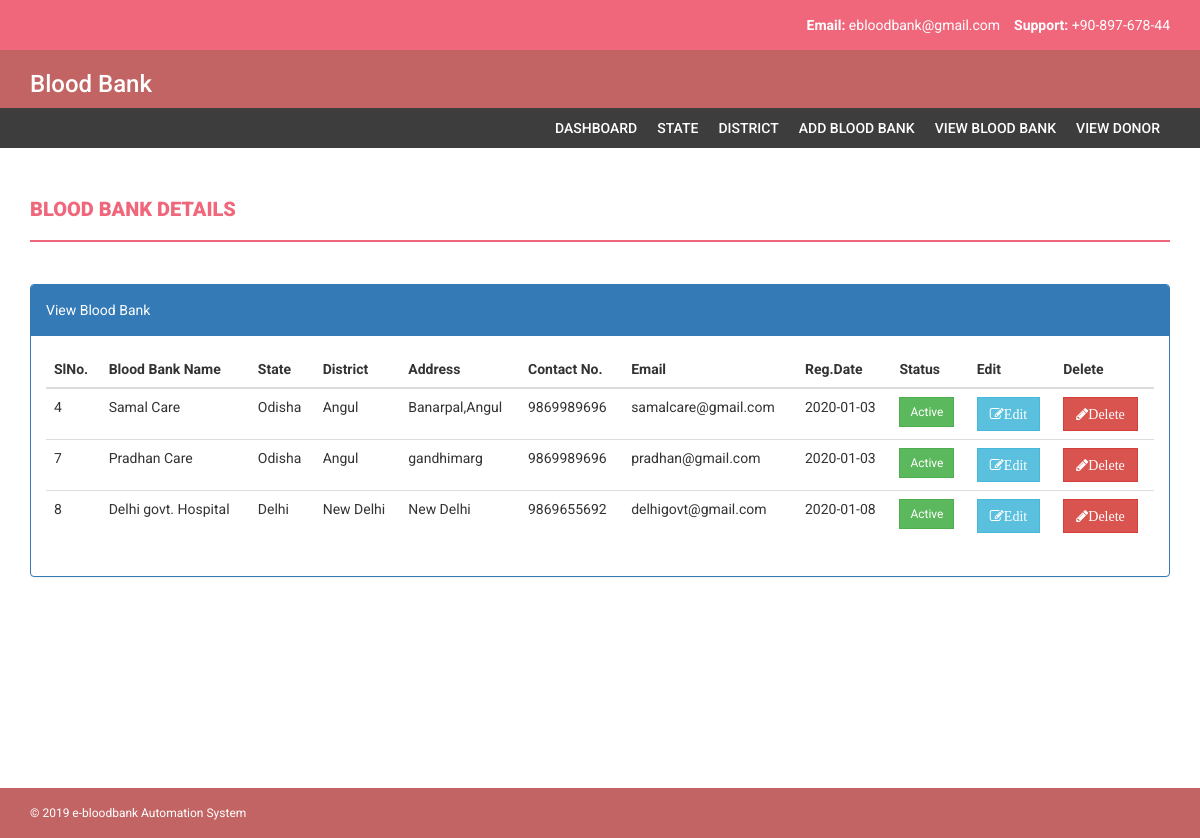
The app's page /admin/bloodbankdetails.php (signed in) with its own data.
### tables this page shows
CREATE TABLE `bloodbankdetails` (
  `bloodbankid` int(11) NOT NULL,
  `bloodbankname` varchar(50) NOT NULL,
  `stateid` int(11) NOT NULL,
  `districtid` int(11) NOT NULL,
  `address` varchar(50) NOT NULL,
  `contactno` varchar(30) NOT NULL,
  `emailid` varchar(50) NOT NULL,
  `password` varchar(50) NOT NULL,
  `activestatus` varchar(50) NOT NULL DEFAULT 'Inactive',
  `registrationdate` varchar(50) NOT NULL
);

CREATE TABLE `statedetails` (
  `stateid` int(11) NOT NULL,
  `statename` varchar(50) NOT NULL,
  `status` varchar(50) NOT NULL DEFAULT 'Inactive'
);

CREATE TABLE `districtdetails` (
  `districtid` int(11) NOT NULL,
  `districtname` varchar(50) NOT NULL,
  `districtstatus` varchar(50) NOT NULL DEFAULT 'Inactive',
  `stateid` int(11) NOT NULL
);

### admin/bloodbankdetails.php (the view, shortened to what this page needs)
<?php
	include 'connectionstring.php';
?>
<!DOCTYPE html>
<html xmlns="http://www.w3.org/1999/xhtml">
<head>
    <link href="../assets/css/bootstrap.css" rel="stylesheet" />
    <link href="../assets/css/font-awesome.css" rel="stylesheet" />
    <link href="../assets/css/style.css" rel="stylesheet" />
</head>
<body>
    <header>
        <div class="container">
            <div class="row">
                <div class="col-md-12">
                    <strong>Email: </strong>ebloodbank@gmail.com
                    &nbsp;&nbsp;
                    <strong>Support: </strong>+90-897-678-44
                </div>
            </div>
        </div>
    </header>
    <div class="navbar navbar-inverse set-radius-zero">
        <div class="container">
            <div class="navbar-header">
                <h3 style="font-family: 'Roboto', sans-serif;color:#FFFFFF; width: 200px;" >Blood Bank</h3>
            </div>
        </div>
    </div>
     	<?php
			include "menusection.php";
		?>
    <div class="content-wrapper">
      <div class="container">
           <div class="row">
            <div class="col-md-12 ">
              <h4 class="page-head-line">Blood Bank Details</h4>
            </div>
         </div>
         <div class="row">
          <div class="col-md-12">
             </div>
      	  </div>
         <div class="row">
        	<div class="col-md-12">
            </div>
      	</div>
      <div class="row">
        <div class="col-md-12 ">
          <div class="panel panel-primary">
            <div class="panel-heading">
               View Blood Bank
            </div>
            <div class="panel-body">
              <div class="table-responsive">
                 <table class="table table-hover">
                   <thead>
                      <tr>
                      	 <th>SlNo.</th>
                         <th>Blood Bank Name</th>
                         <th>State</th>
                         <th>District</th>
                         <th>Address</th>
                         <th>Contact No.</th>
                         <th>Email</th>
                         <th>Reg.Date</th>
                         <th>Status</th>
                         <th>Edit</th>
                         <th>Delete</th>
                       </tr>
                   </thead>
                 <tbody>
                 	<?php
						$view="Select bloodbankid,bloodbankname,address,contactno,emailid,registrationdate,activestatus,statename,districtname From bloodbankdetails inner join statedetails on bloodbankdetails.stateid=statedetails.stateid inner join districtdetails on bloodbankdetails.districtid=districtdetails.districtid";
						$data=$conn->query($view);
						foreach($data as $value){
					?>
                     <tr>
                  	   <td><?php echo $value['bloodbankid']; ?></td>
                       <td><?php echo $value['bloodbankname']; ?></td>
                       <td><?php echo $value['statename']; ?></td>
                       <td><?php echo $value['districtname']; ?></td>
                       <td><?php echo $value['address']; ?></td>
                       <td><?php echo $value['contactno']; ?></td>
                       <td><?php echo $value['emailid']; ?></td>
                       <td><?php echo $value['registrationdate']; ?></td>
                       <?php
					   	if($value['activestatus']=='Active'){ ?>
                       <td><a href="changestatus.php ? id=<?php echo $value['bloodbankid']; ?>" class="btn btn-success btn-sm"><?php echo $value['activestatus']; ?></a></td>
					   <?php }else{ ?>
					   <td><a href="changestatus.php ? id=<?php echo $value['bloodbankid']; ?>" class="btn btn-danger btn-sm"><?php echo $value['activestatus']; ?></a></td> <?php } ?>
                       <td><a href="editbloodbank.php ? id=<?php echo $value['bloodbankid']; ?>" class="btn btn-info"><i class="fa fa-edit">Edit</i></a></td>
                       <td><a href="deletebloodbank.php ? name=<?php echo $value['bloodbankid']; ?>" class="btn btn-danger"><i class="fa fa-pencil">Delete</i></a></td>
                     </tr>
                     <?php } ?>
                 </tbody>
                </table>
              </div>
            </div>
          </div>
       </div>
    </div>
 </div>
</div>
    	<?php
			include 'footer.php';
		?>
</body>
</html>

### admin/menusection.php
<section class="menu-section">
       <div class="container">
           <div class="row">
               <div class="col-md-12">
                   <div class="navbar-collapse collapse ">
                       <ul id="menu-top" class="nav navbar-nav navbar-right">
                           <li><a href="index.php">Dashboard</a></li>
                           <li><a href="statedetails.php">state</a></li>
                           <li><a href="districtdetails.php">District</a></li>
                           <li><a href="addbloodbank.php">add blood bank </a></li>
                           <li><a href="bloodbankdetails.php">view blood bank</a></li>
                           <li><a href="viewdonor.php">view donor</a></li>
                       </ul>
                   </div>
               </div>
           </div>
       </div>
   </section>

### admin/footer.php
<footer>
        <div class="container">
            <div class="row">
                <div class="col-md-12">
                    &copy; 2019 e-bloodbank Automation System
                </div>
            </div>
        </div>
    </footer>

### assets/css/style.css (style rules this page uses)
body { font-family: 'Roboto', sans-serif; line-height: 30px; }
.set-radius-zero { border-radius: 0px; -moz-border-radius: 0px; -webkit-border-radius: 0px; }
.content-wrapper { margin-top: 40px; min-height: 600px; padding-bottom: 60px; }
.page-head-line { font-weight: 900; padding-bottom: 20px; border-bottom: 2px solid #F0677C; text-transform: uppercase; color: #F0677C; font-size: 20px; margin-bottom: 40px; }
.btn { border-radius: 0px; -webkit-border-radius: 0px; -moz-border-radius: 0px; }
header { background-color: #F0677C; color: #fff; padding: 10px; text-align: right; }
.menu-section { background-color: #3D3D3D; }
#menu-top a { color: #FFF; text-decoration: none; font-weight: 500; padding: 10px 10px 10px 10px; text-transform: uppercase; }
.navbar-inverse { background-color: #C36464; border-color: transparent; }
.navbar { margin-bottom: 0px; }
footer { padding: 10px; color: #fff; font-size: 12px; background-color: #C36464; }

### records on screen
bloodbankdetails: bloodbankid "4", bloodbankname "Samal Care", stateid.statename "Odisha", districtid.districtname "Angul", address "Banarpal,Angul", contactno "9869989696", emailid "samalcare@gmail.com", registrationdate "2020-01-03", activestatus "Active"
bloodbankdetails: bloodbankid "7", bloodbankname "Pradhan Care", stateid.statename "Odisha", districtid.districtname "Angul", address "gandhimarg", contactno "9869989696", emailid "pradhan@gmail.com", registrationdate "2020-01-03", activestatus "Active"
bloodbankdetails: bloodbankid "8", bloodbankname "Delhi govt. Hospital", stateid.statename "Delhi", districtid.districtname "New Delhi", address "New Delhi", contactno "9869655692", emailid "delhigovt@gmail.com", registrationdate "2020-01-08", activestatus "Active"
